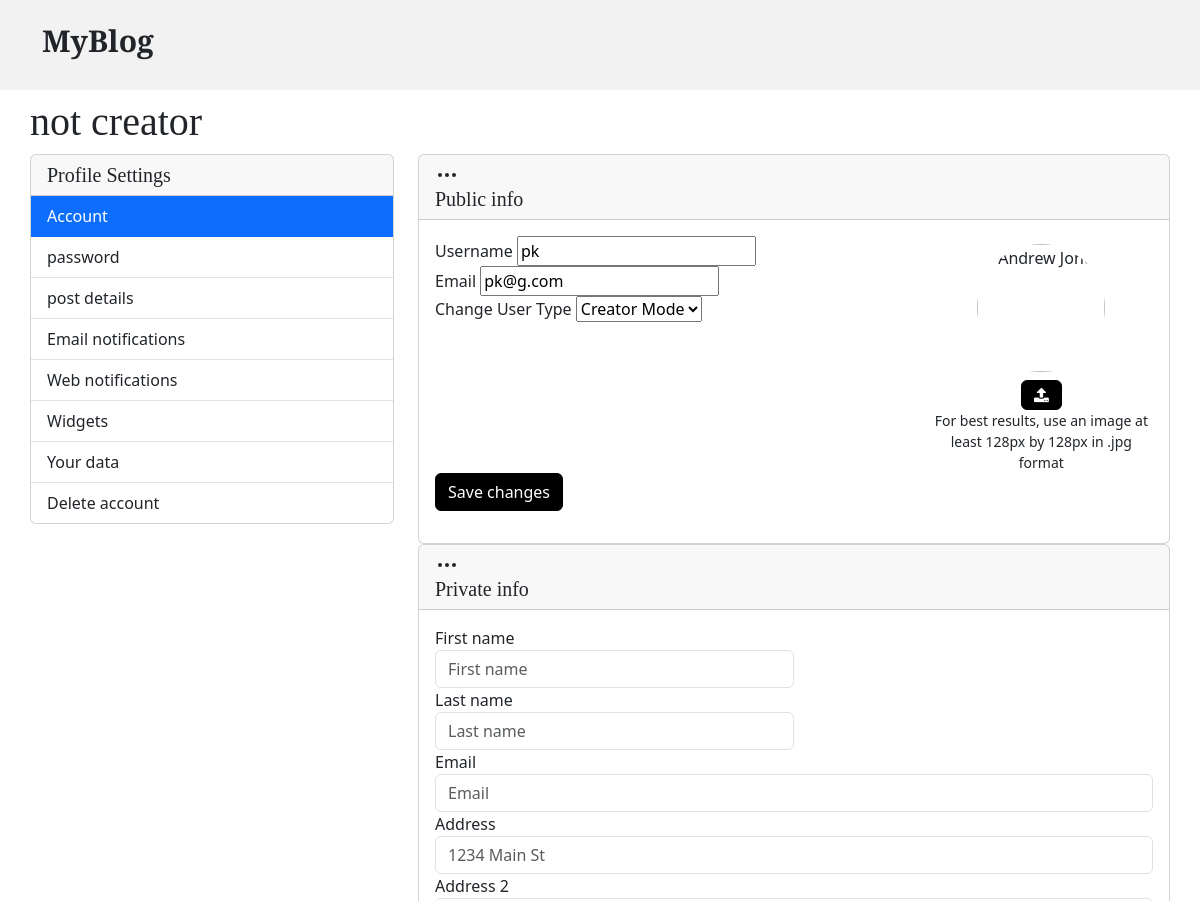
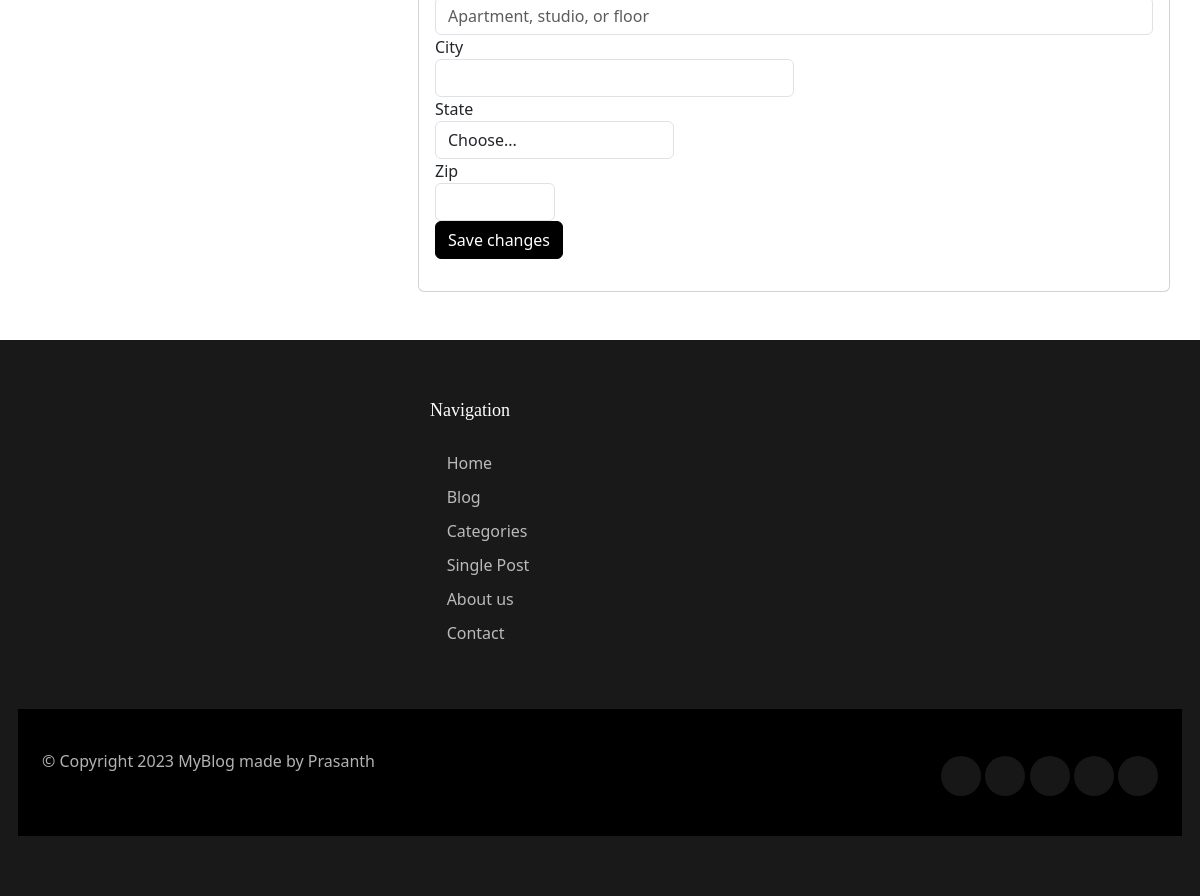
Screenshot of /account/settings/1 (signed in) with the database file from the repository (2 pictures, top to bottom).
### authUser/models.py (models this page shows)
class CustomUser(AbstractUser):
    email = models.EmailField(unique=True, max_length=200)
    number = models.IntegerField(default=None, null=True, blank=True)
    is_admin = models.BooleanField(default=False)
    USER_CHOICES = [("Normal User", "User Mode"),
                    ("Content Creator", "Creator Mode")]
    user_choice = models.CharField(max_length=40, choices=USER_CHOICES)

### authUser/views.py (the view, shortened to what this page needs)
# urls.py: path("settings/<int:pk>", views.Settings.as_view(), name="settings"),
class Settings(UpdateView):
    template_name = "html/userauth/settings.html"
    form_class = UserEditForm
    success_url = reverse_lazy("index")
    model = CustomUser
    def get_template_names(self):
        if self.request.user.user_choice == "Content Creator":
            return ["html/userauth/settings.html"]
        else:
            return [self.template_name]

### authUser/forms.py
class UserEditForm(UserChangeForm):
    class Meta:
        model = CustomUser
        fields = ["username", "email", "password", "user_choice"]

### templates/html/userauth/settings.html (shortened to what this page needs)
{% extends 'html/base.html' %} {% load static %} {% block content %}
<link
  href="https://maxcdn.bootstrapcdn.com/font-awesome/4.7.0/css/font-awesome.min.css"
  rel="stylesheet" />
<div class="container p-0 my-5">
  <h1 class="h3 mb-3">Settings</h1>
  {% if request.user.user_choice == "Content Creator" %}
  <h1>hai fellow creator</h1>
  {% else %}
  <h1>not creator</h1>
  {% endif %}
  <div class="row">
    <div class="col-md-5 col-xl-4">
      <div class="card">
        <div class="card-header">
          <h5 class="card-title mb-0">Profile Settings</h5>
        </div>
        <div class="list-group list-group-flush" role="tablist">
          <a
            class="list-group-item list-group-item-action active"
            data-toggle="list"
            href="#account"
            role="tab">
            Account
          </a>
          <a
            class="list-group-item list-group-item-action"
            data-toggle="list"
            href="{% url 'change-password' %}"
            role="tab">
            password
          </a>
          <a
            class="list-group-item list-group-item-action"
            data-toggle="list"
            href="{% url 'postdetails' request.user.id %}"
            role="tab">
            post details
          </a>
          <a
            class="list-group-item list-group-item-action"
            data-toggle="list"
            href="#"
            role="tab">
            Email notifications
          </a>
          <a
            class="list-group-item list-group-item-action"
            data-toggle="list"
            href="#"
            role="tab">
            Web notifications
          </a>
          <a
            class="list-group-item list-group-item-action"
            data-toggle="list"
            href="#"
            role="tab">
            Widgets
          </a>
          <a
            class="list-group-item list-group-item-action"
            data-toggle="list"
            href="#"
            role="tab">
            Your data
          </a>
          <a
            class="list-group-item list-group-item-action"
            data-toggle="list"
            href="#"
            role="tab">
            Delete account
          </a>
        </div>
      </div>
    </div>
    <div class="col-md-7 col-xl-8">
      <div class="tab-content">
        <div class="tab-pane fade show active" id="account" role="tabpanel">
          <div class="card">
            <div class="card-header">
              <div class="card-actions float-right">
                <div class="dropdown show">
                  <a href="#" data-toggle="dropdown" data-display="static">
                  </a>
                </div>
              </div>
              <h5 class="card-title mb-0">Public info</h5>
            </div>
            <div class="card-body">
              <form method="post">
                <div class="row">
                  <div class="col-md-8">
                    <div class="form-group">
                      <label for="inputUsername">Username</label>
                      {{form.username}}
                    </div>
                    <div class="form-group">
                      <label for="inputUsername">Email</label>
                      {{form.email}}
                    </div>
                    <div class="form-group">
                      <label for="inputUsername">Change User Type</label>
                      {{form.user_choice}}
                    </div>
                  </div>
                  <div class="col-md-4">
                    <div class="text-center">
                      <img
                        alt="Andrew Jones"
                        src="https://bootdey.com/img/Content/avatar/avatar1.png"
                        class="rounded-circle img-responsive mt-2"
                        width="128"
                        height="128" />
                      <div class="mt-2">
                        <span class="btn btn-primary"
                          ><i class="fa fa-upload"></i
                        ></span>
                      </div>
                      <small
                        >For best results, use an image at least 128px by 128px
                        in .jpg format</small
                      >
                    </div>
                  </div>
                </div>
                <button type="submit" class="btn btn-primary">
                  Save changes
                </button>
              </form>
            </div>
          </div>
          <div class="card">
            <div class="card-header">
              <div class="card-actions float-right">
                <div class="dropdown show">
                  <a href="#" data-toggle="dropdown" data-display="static">
                  </a>
                </div>
              </div>
              <h5 class="card-title mb-0">Private info</h5>
            </div>
            <div class="card-body">
              <form>
                <div class="form-row">
                  <div class="form-group col-md-6">
                    <label for="inputFirstName">First name</label>
                    <input
                      type="text"
                      class="form-control"
                      id="inputFirstName"
                      placeholder="First name" />
                  </div>
                  <div class="form-group col-md-6">
                    <label for="inputLastName">Last name</label>
                    <input
                      type="text"
                      class="form-control"
                      id="inputLastName"
                      placeholder="Last name" />
                  </div>
                </div>
                <div class="form-group">
                  <label for="inputEmail4">Email</label>
                  <input
                    type="email"
                    class="form-control"
                    id="inputEmail4"
                    placeholder="Email" />
                </div>
                <div class="form-group">
                  <label for="inputAddress">Address</label>
                  <input
                    type="text"
                    class="form-control"
                    id="inputAddress"
                    placeholder="1234 Main St" />
                </div>
                <div class="form-group">
                  <label for="inputAddress2">Address 2</label>
                  <input
                    type="text"
                    class="form-control"
                    id="inputAddress2"
                    placeholder="Apartment, studio, or floor" />
                </div>
                <div class="form-row">
                  <div class="form-group col-md-6">
                    <label for="inputCity">City</label>
                    <input type="text" class="form-control" id="inputCity" />
                  </div>
                  <div class="form-group col-md-4">
                    <label for="inputState">State</label>
                    <select id="inputState" class="form-control">
                      <option selected="">Choose...</option>
                    </select>
                  </div>
                  <div class="form-group col-md-2">
                    <label for="inputZip">Zip</label>
                    <input type="text" class="form-control" id="inputZip" />
                  </div>
                </div>
                <button type="submit" class="btn btn-primary">
                  Save changes
                </button>
              </form>
            </div>
          </div>
        </div>
      </div>
    </div>
  </div>
</div>
{% endblock %}

### static/assets/css/variables.css (style rules this page uses)
:root { --font-default: 'EB Garamond', system-ui, -apple-system, "Segoe UI", Roboto, "Helvetica Neue", Arial, "Noto Sans", "Liberation Sans", sans-serif, "Apple Color Emoji", "Segoe UI Emoji", "Segoe UI Symbol", "Noto Color Emoji"; --font-primary: 'EB Garamond', serif; --font-secondary: 'Inter', sans-serif; --color-default: #212529; --color-default-rgb: 33, 37, 41; --color-links: #212529; --color-links-hover: #15171a; --color-primary: #212529; --color-primary-light: #26282c; --color-primary-dark: #0b0c0e; --color-primary-rgb: 33, 37, 41; --color-primary-light-rgb: 38, 40, 44; --color-primary-dark-rgb: 11, 12, 14; --color-secondary: #596d80; --color-secondary-light: #8498aa; --color-secondary-dark: #404f5c; --color-secondary-rgb: 89, 109, 128; --color-secondary-light-rgb: 132, 152, 170; --color-secondary-dark-rgb: 64, 79, 92; --color-blue: #0d6efd; --color-blue-rgb: 13, 110, 253; --color-indigo: #6610f2; --color-indigo-rgb: 102, 16, 242; --color-purple: #6f42c1; --color-purple-rgb: 111, 66, 193; --color-pink: #f3268c; --color-pink-rgb: 243, 38, 140; --color-red: #df1529; --color-red-rgb: 223, 21, 4; --color-orange: #fd7e14; --color-orange-rgb: 253, 126, 20; --color-yellow: #ffc107; --color-yellow-rgb: 255, 193, 7; --color-green: #059652; --color-green-rgb: 5, 150, 82; --color-teal: #20c997; --color-teal-rgb: 32, 201, 151; --color-cyan: #0dcaf0; --color-cyan-rgb: 13, 202, 240; --color-white: #ffffff; --color-white-rgb: 255, 255, 255; --color-gray: #6c757d; --color-gray-rgb: 108, 117, 125; --color-black: #000000; --color-black-rgb: 0, 0, 0; }
:root { --bs-blue: var(--color-blue); --bs-indigo: var(--color-indigo); --bs-purple: var(--color-purple); --bs-pink: var(--color-pink); --bs-red: var(--color-red); --bs-orange: var(--color-orange); --bs-yellow: var(--color-yellow); --bs-green: var(--color-green); --bs-teal: var(--color-teal); --bs-cyan: var(--color-cyan); --bs-white: var(--color-white); --bs-gray: var(--color-gray); --bs-gray-dark: #343a40; --bs-gray-100: #f8f9fa; --bs-gray-200: #e9ecef; --bs-gray-300: #dee2e6; --bs-gray-400: #ced4da; --bs-gray-500: #adb5bd; --bs-gray-600: #6c757d; --bs-gray-700: #495057; --bs-gray-800: #343a40; --bs-gray-900: #212529; --bs-primary: var(--color-blue); --bs-secondary: var(--color-blue); --bs-success: #198754; --bs-info: #0dcaf0; --bs-warning: #ffc107; --bs-danger: #dc3545; --bs-light: #f8f9fa; --bs-dark: #212529; --bs-primary-rgb: var(--color-primary-rgb); --bs-secondary-rgb: var(--color-secondary-rgb); --bs-success-rgb: 25, 135, 84; --bs-info-rgb: 13, 202, 240; --bs-warning-rgb: 255, 193, 7; --bs-danger-rgb: 220, 53, 69; --bs-light-rgb: 248, 249, 250; --bs-dark-rgb: 33, 37, 41; --bs-white-rgb: var(--color-white-rgb); --bs-black-rgb: var(--color-black-rgb); --bs-body-color-rgb: var(--color-default-rgb); --bs-body-bg-rgb: 255, 255, 255; --bs-font-sans-serif: var(--font-default); --bs-font-monospace: SFMono-Regular, Menlo, Monaco, Consolas, "Liberation Mono", "Courier New", monospace; --bs-gradient: linear-gradient(180deg, rgba(255, 255, 255, 0.15), rgba(255, 255, 255, 0)); --bs-body-font-family: var(--font-default); --bs-body-font-size: 1rem; --bs-body-font-weight: 400; --bs-body-line-height: 1.5; --bs-body-color: var(--color-default); --bs-body-bg: #fff; }

### static/assets/css/main.css (style rules this page uses)
:root { scroll-behavior: smooth; }
body { color: rgba(var(--color-primary-rgb), 1); }
a { color: var(--color-links); text-decoration: none; }
h1, h2, h3, h4, h5, h6 { font-family: var(--font-primary); }
.btn.btn-primary { background-color: var(--color-black); color: var(--color-white); border-color: var(--color-black); }

### rows the page displays
CustomUser: username "pk", email "pk@g.com", user_choice "Creator Mode"
